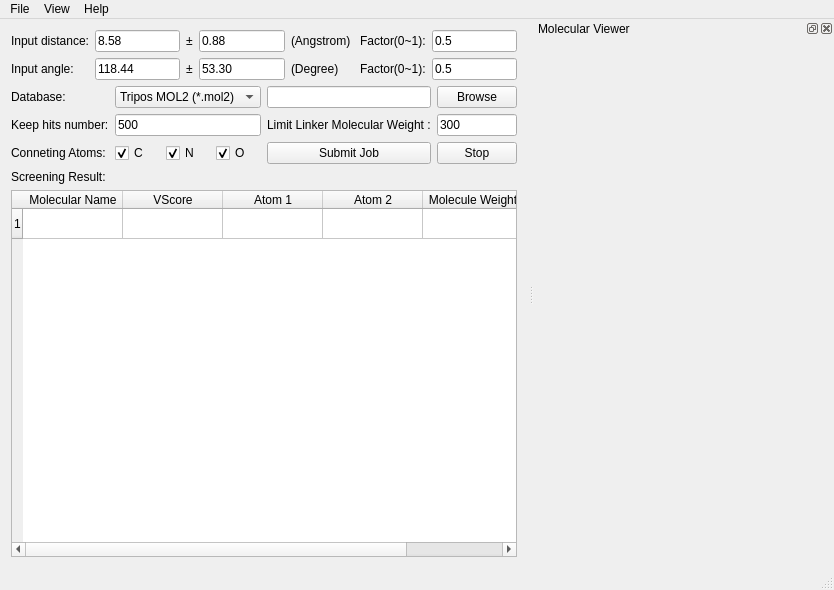
<?xml version="1.0" encoding="UTF-8"?>
<ui version="4.0">
 <class>MainWindow</class>
 <widget class="QMainWindow" name="MainWindow">
  <property name="geometry">
   <rect>
    <x>0</x>
    <y>0</y>
    <width>821</width>
    <height>590</height>
   </rect>
  </property>
  <property name="windowTitle">
   <string>QVector 1.0 Beta</string>
  </property>
  <property name="windowIcon">
   <iconset resource="source.qrc">
    <normaloff>:/source/icon.png</normaloff>:/source/icon.png</iconset>
  </property>
  <widget class="QWidget" name="centralWidget">
   <property name="sizePolicy">
    <sizepolicy hsizetype="Preferred" vsizetype="Preferred">
     <horstretch>0</horstretch>
     <verstretch>0</verstretch>
    </sizepolicy>
   </property>
   <property name="maximumSize">
    <size>
     <width>1677215</width>
     <height>16777215</height>
    </size>
   </property>
   <layout class="QGridLayout" name="gridLayout_4">
    <item row="0" column="0">
     <layout class="QGridLayout" name="gridLayout">
      <item row="0" column="2">
       <widget class="QLabel" name="label_5">
        <property name="text">
         <string>±</string>
        </property>
       </widget>
      </item>
      <item row="1" column="1">
       <widget class="QLineEdit" name="le_angle">
        <property name="text">
         <string>118.44</string>
        </property>
       </widget>
      </item>
      <item row="0" column="0">
       <widget class="QLabel" name="label">
        <property name="text">
         <string>Input distance:</string>
        </property>
       </widget>
      </item>
      <item row="1" column="2">
       <widget class="QLabel" name="label_6">
        <property name="text">
         <string>±</string>
        </property>
       </widget>
      </item>
      <item row="1" column="3">
       <widget class="QLineEdit" name="le_angle_std">
        <property name="text">
         <string>53.30</string>
        </property>
       </widget>
      </item>
      <item row="0" column="4">
       <widget class="QLabel" name="label_3">
        <property name="text">
         <string>(Angstrom) </string>
        </property>
       </widget>
      </item>
      <item row="1" column="0">
       <widget class="QLabel" name="label_2">
        <property name="text">
         <string>Input angle:</string>
        </property>
       </widget>
      </item>
      <item row="0" column="3">
       <widget class="QLineEdit" name="le_distance_std">
        <property name="text">
         <string>0.88</string>
        </property>
       </widget>
      </item>
      <item row="0" column="5">
       <widget class="QLabel" name="label_10">
        <property name="text">
         <string>Factor(0~1):</string>
        </property>
       </widget>
      </item>
      <item row="0" column="6">
       <widget class="QLineEdit" name="le_distance_factor">
        <property name="enabled">
         <bool>true</bool>
        </property>
        <property name="autoFillBackground">
         <bool>false</bool>
        </property>
        <property name="inputMethodHints">
         <set>Qt::ImhNone</set>
        </property>
        <property name="text">
         <string>0.5</string>
        </property>
       </widget>
      </item>
      <item row="0" column="1">
       <widget class="QLineEdit" name="le_distance">
        <property name="text">
         <string>8.58</string>
        </property>
       </widget>
      </item>
      <item row="1" column="6">
       <widget class="QLineEdit" name="le_angle_factor">
        <property name="enabled">
         <bool>true</bool>
        </property>
        <property name="text">
         <string>0.5</string>
        </property>
       </widget>
      </item>
      <item row="1" column="5">
       <widget class="QLabel" name="label_11">
        <property name="text">
         <string>Factor(0~1):</string>
        </property>
       </widget>
      </item>
      <item row="1" column="4">
       <widget class="QLabel" name="label_4">
        <property name="text">
         <string>(Degree)  </string>
        </property>
       </widget>
      </item>
     </layout>
    </item>
    <item row="1" column="0">
     <layout class="QGridLayout" name="gridLayout_2">
      <item row="0" column="0">
       <widget class="QLabel" name="label_7">
        <property name="text">
         <string>Database:</string>
        </property>
       </widget>
      </item>
      <item row="0" column="2">
       <widget class="QLineEdit" name="le_db"/>
      </item>
      <item row="0" column="3">
       <widget class="QPushButton" name="pb_browse">
        <property name="text">
         <string>Browse</string>
        </property>
       </widget>
      </item>
      <item row="0" column="1">
       <widget class="QComboBox" name="cb_format">
        <item>
         <property name="text">
          <string>Tripos MOL2 (*.mol2)</string>
         </property>
        </item>
        <item>
         <property name="text">
          <string>MDL SDfile  (*.sdf)</string>
         </property>
        </item>
       </widget>
      </item>
      <item row="1" column="2">
       <widget class="QLabel" name="label_8">
        <property name="text">
         <string>Limit Linker Molecular Weight :</string>
        </property>
       </widget>
      </item>
      <item row="1" column="3">
       <widget class="QLineEdit" name="le_weight">
        <property name="text">
         <string>300</string>
        </property>
       </widget>
      </item>
      <item row="3" column="2">
       <widget class="QPushButton" name="pb_submit">
        <property name="text">
         <string>Submit Job</string>
        </property>
       </widget>
      </item>
      <item row="4" column="0">
       <widget class="QLabel" name="label_9">
        <property name="text">
         <string>Screening Result:</string>
        </property>
       </widget>
      </item>
      <item row="3" column="3">
       <widget class="QPushButton" name="pb_stop">
        <property name="text">
         <string>Stop</string>
        </property>
       </widget>
      </item>
      <item row="1" column="0">
       <widget class="QLabel" name="label_13">
        <property name="text">
         <string>Keep hits number:</string>
        </property>
       </widget>
      </item>
      <item row="1" column="1">
       <widget class="QLineEdit" name="le_hit">
        <property name="text">
         <string>500</string>
        </property>
       </widget>
      </item>
      <item row="3" column="1">
       <layout class="QHBoxLayout" name="horizontalLayout">
        <item>
         <widget class="QCheckBox" name="cb_carbon">
          <property name="text">
           <string>C</string>
          </property>
          <property name="checked">
           <bool>true</bool>
          </property>
         </widget>
        </item>
        <item>
         <widget class="QCheckBox" name="cb_nitrogen">
          <property name="text">
           <string>N</string>
          </property>
          <property name="checked">
           <bool>true</bool>
          </property>
         </widget>
        </item>
        <item>
         <widget class="QCheckBox" name="cb_oxygen">
          <property name="text">
           <string>O</string>
          </property>
          <property name="checked">
           <bool>true</bool>
          </property>
         </widget>
        </item>
       </layout>
      </item>
      <item row="3" column="0">
       <widget class="QLabel" name="lb_connetion">
        <property name="text">
         <string>Conneting Atoms:</string>
        </property>
       </widget>
      </item>
     </layout>
    </item>
    <item row="2" column="0">
     <widget class="QTableWidget" name="tb_result">
      <property name="sizePolicy">
       <sizepolicy hsizetype="Ignored" vsizetype="Expanding">
        <horstretch>0</horstretch>
        <verstretch>0</verstretch>
       </sizepolicy>
      </property>
      <property name="sortingEnabled">
       <bool>true</bool>
      </property>
      <attribute name="horizontalHeaderDefaultSectionSize">
       <number>100</number>
      </attribute>
      <attribute name="horizontalHeaderMinimumSectionSize">
       <number>14</number>
      </attribute>
      <attribute name="horizontalHeaderShowSortIndicator" stdset="0">
       <bool>true</bool>
      </attribute>
      <attribute name="horizontalHeaderStretchLastSection">
       <bool>true</bool>
      </attribute>
      <attribute name="verticalHeaderStretchLastSection">
       <bool>false</bool>
      </attribute>
      <row>
       <property name="text">
        <string>1</string>
       </property>
      </row>
      <column>
       <property name="text">
        <string>Molecular Name</string>
       </property>
      </column>
      <column>
       <property name="text">
        <string>VScore</string>
       </property>
      </column>
      <column>
       <property name="text">
        <string>Atom 1</string>
       </property>
      </column>
      <column>
       <property name="text">
        <string>Atom 2</string>
       </property>
      </column>
      <column>
       <property name="text">
        <string>Molecule Weight</string>
       </property>
      </column>
     </widget>
    </item>
   </layout>
  </widget>
  <widget class="QMenuBar" name="menuBar">
   <property name="geometry">
    <rect>
     <x>0</x>
     <y>0</y>
     <width>821</width>
     <height>21</height>
    </rect>
   </property>
   <widget class="QMenu" name="menuFile">
    <property name="title">
     <string>File</string>
    </property>
    <addaction name="actionExport_to_CSV_file"/>
    <addaction name="actionExit"/>
   </widget>
   <widget class="QMenu" name="menuHelp">
    <property name="title">
     <string>Help</string>
    </property>
    <addaction name="actionAbout"/>
    <addaction name="actionAbout_2"/>
   </widget>
   <widget class="QMenu" name="menuView">
    <property name="title">
     <string>View</string>
    </property>
    <addaction name="actionMolecular_View"/>
   </widget>
   <addaction name="menuFile"/>
   <addaction name="menuView"/>
   <addaction name="menuHelp"/>
  </widget>
  <widget class="QStatusBar" name="statusBar"/>
  <widget class="QDockWidget" name="Dock_MolView">
   <property name="minimumSize">
    <size>
     <width>300</width>
     <height>50</height>
    </size>
   </property>
   <property name="windowTitle">
    <string>Molecular Viewer</string>
   </property>
   <attribute name="dockWidgetArea">
    <number>2</number>
   </attribute>
   <widget class="QWidget" name="dockWidgetContents">
    <layout class="QGridLayout" name="gridLayout_3">
     <item row="0" column="0">
      <widget class="MyGLWidget" name="widget_molecule" native="true"/>
     </item>
    </layout>
   </widget>
  </widget>
  <action name="actionAbout">
   <property name="text">
    <string>About Qt</string>
   </property>
  </action>
  <action name="actionExit">
   <property name="text">
    <string>Exit</string>
   </property>
  </action>
  <action name="actionMolecular_View">
   <property name="checked">
    <bool>false</bool>
   </property>
   <property name="text">
    <string>Show Molecular View</string>
   </property>
  </action>
  <action name="actionAbout_2">
   <property name="text">
    <string>About</string>
   </property>
  </action>
  <action name="actionExport_to_CSV_file">
   <property name="text">
    <string>Export to CSV file</string>
   </property>
  </action>
 </widget>
 <layoutdefault spacing="6" margin="11"/>
 <customwidgets>
  <customwidget>
   <class>MyGLWidget</class>
   <extends>QWidget</extends>
   <header>myglwidget.h</header>
   <container>1</container>
   <slots>
    <slot>setXRotation(int)</slot>
    <slot>setYRotation(int)</slot>
    <slot>setZRotation(int)</slot>
   </slots>
  </customwidget>
 </customwidgets>
 <resources>
  <include location="source.qrc"/>
 </resources>
 <connections/>
</ui>
